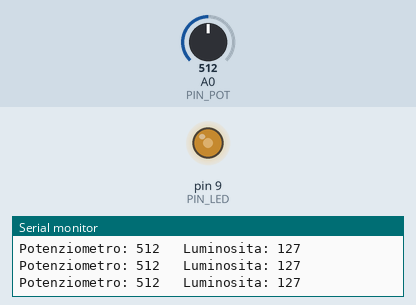
The sketch below on a simulated Arduino Uno, built with avr-gcc and run on an emulated ATmega328P. Shown: output pins drawn as LEDs (lit = HIGH), the last lines printed to the serial monitor. Inputs (shaded band) come from the test bench; at power-on: A0 (PIN_POT) = 512.

Above: at 1.2 s.
1.3 s: A0 (PIN_POT) set to 716
At 2.2 s:
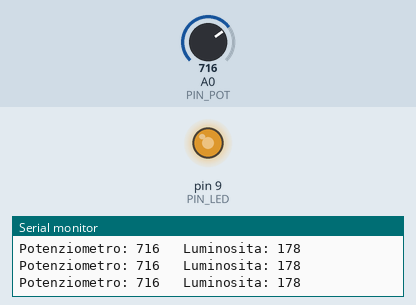
2.8 s: A0 (PIN_POT) set to 984
At 4.0 s:
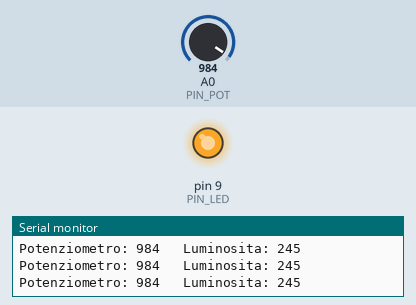
4.3 s: A0 (PIN_POT) set to 1013
At 5.4 s:
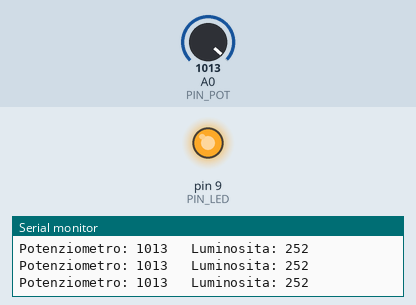
5.8 s: A0 (PIN_POT) set to 122
At 6.2 s:
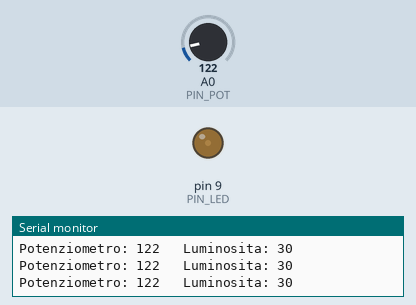
7.3 s: A0 (PIN_POT) set to 108
At 8.6 s:
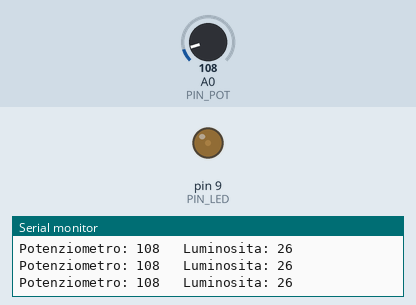
10.3 s: A0 (PIN_POT) set to 92
At 11.2 s:
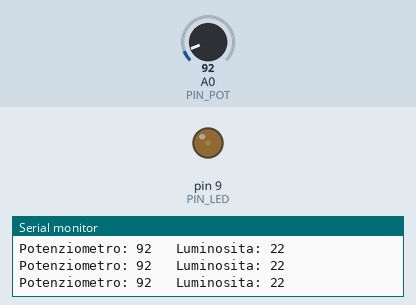
Timing chart, 0 to 13.3 s (numbered marks = the images above; inputs shaded):
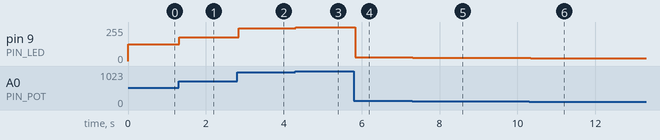

The sketch:

es3_potenziometro.ino
```cpp
// Scheda 3 - Potenziometro che regola la luminosità di un LED
// Cursore del potenziometro su A0, LED (con 220 ohm) sul pin PWM 9.

const int PIN_POT = A0;
const int PIN_LED = 9;           // il simbolo ~ indica un pin PWM

void setup() {
  pinMode(PIN_LED, OUTPUT);
  Serial.begin(9600);            // apre il Monitor Seriale
}

void loop() {
  int valore = analogRead(PIN_POT);               // da 0 a 1023
  int luminosita = map(valore, 0, 1023, 0, 255);  // da 0 a 255
  analogWrite(PIN_LED, luminosita);               // PWM sul LED

  Serial.print("Potenziometro: ");
  Serial.print(valore);
  Serial.print("   Luminosita: ");
  Serial.println(luminosita);
  delay(50);
}
```

Measured:
- after the input at 1.3 s, pin 9 (PIN_LED): 127/255 → 178/255 at once
- after the input at 2.8 s, pin 9 (PIN_LED): 178/255 → 245/255 at once
- after the input at 4.3 s, pin 9 (PIN_LED): 245/255 → 252/255 at once
- after the input at 5.8 s, pin 9 (PIN_LED): 252/255 → 30/255 at once
- after the input at 7.3 s, pin 9 (PIN_LED): 30/255 → 26/255 at once
- after the input at 10.3 s, pin 9 (PIN_LED): 26/255 → 22/255 after 0.05 s
